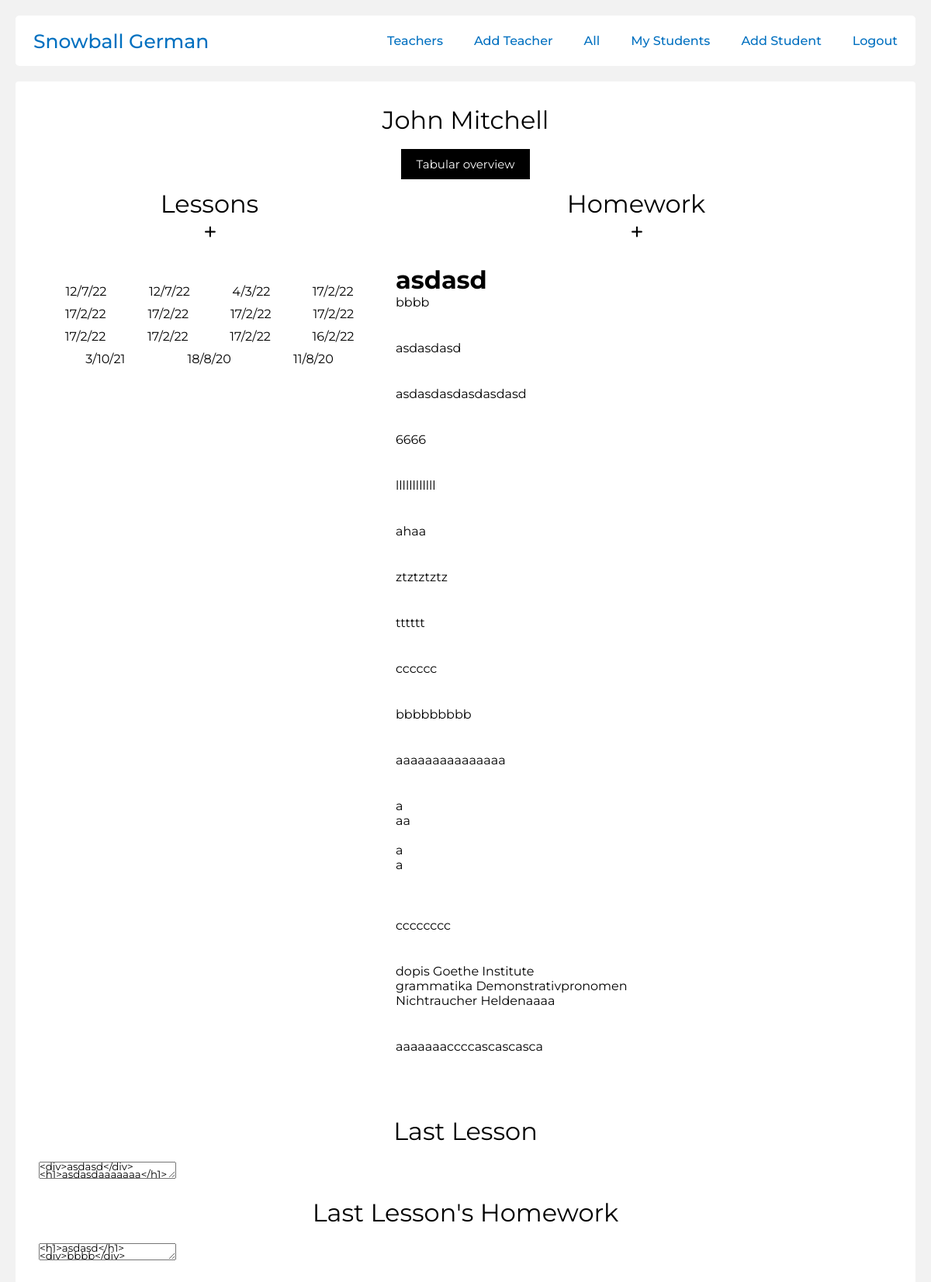
The page /030/studentDetail.php?id=20 (signed in) on the database its author committed.
### tables this page shows
CREATE TABLE `user` (
  `id` int(11) NOT NULL,
  `name` varchar(50) NOT NULL,
  `surname` varchar(50) NOT NULL,
  `email` varchar(50) NOT NULL,
  `password` varchar(200) NOT NULL,
  `admin` tinyint(1) NOT NULL,
  `teacher` tinyint(4) NOT NULL,
  `teacher_id` int(11) NOT NULL,
  `gdpr` tinyint(4) NOT NULL
);

CREATE TABLE `lesson` (
  `id` int(11) NOT NULL,
  `date` datetime NOT NULL,
  `user_id` int(11) NOT NULL,
  `teacher_id` int(11) NOT NULL,
  `note` longtext,
  `hw` text,
  `plan` text,
  `heading` text
);

### 030/model/trida.php (called while the page is built, shortened)
<?php
class trida
{
    protected $conn;
    public function __construct()
    {
        $this->conn = new PDO('mysql:host=' . trida::HOST . ';dbname=' . trida::DBNAME,
        trida::USER,
        trida::PASS);
        $this->conn->query('SET NAMES utf8');
    }
    public function exec($sql, $PARAMS = [])
    {
        $stmt = $this->conn->prepare($sql);
        $result = $stmt->execute($PARAMS);
        return $stmt;
    }
    public function selectAll($sql, $PARAMS = [])
    {
        return $this->exec($sql, $PARAMS)->fetchAll();
    }
    public function selectOne($sql, $PARAMS = [])
    {
        return $this->exec($sql, $PARAMS)->fetch();
    }
}

### 030/model/abstraktni.php (called while the page is built, shortened)
<?php
class abstraktni
{
    public function __construct(trida $db)
    {
        $this->db = $db;
    }
}

### 030/model/user_repository.php (called while the page is built, shortened)
<?php
class user_repository extends abstraktni{
    public function getUserById($id)
    {
        $sql ='SELECT * from user where id = :id';
        $params = [
            ':id' => $id,
        ];
        return $this->db->selectOne($sql, $params);
    }
}

### 030/model/lesson_repository.php (called while the page is built, shortened)
<?php
class lesson_repository extends abstraktni{
    public function getLessonsByUserId($id)
    {
        $sql ='SELECT *, DATE_FORMAT(date,"%e/%c/%y") as date_form from lesson where user_id = :id ORDER BY `date` DESC';
        $params = [
            ':id' => $id,
        ];
        return $this->db->selectAll($sql, $params);
    }
    public function getLastLesson($id)
    {
        $sql ='SELECT * from lesson where user_id = :id ORDER BY `date` DESC limit 1';
        $params = [
            ':id' => $id,
        ];
        return $this->db->selectAll($sql, $params);
    }
}

### 030/studentDetail.php (the view, shortened to what this page needs)
<?php
$db = new trida();
$us = new user_repository($db);
$ls = new lesson_repository($db);
$LastLesson = $ls->getLastLesson($_GET['id']);
if(isset($_GET['id']))
{
    $user = $us->getUserByID($_GET['id']);
    $allLessons = $ls->getLessonsByUserId($_GET['id']);
    if($_SESSION['user']['teacher']==0)
    {
        if(isset($_GET['more']))
        {
            $lesson = $ls->getLessonsByUserId($_GET['id']);
        }
        else
        {
            $lesson = $ls->getTopTenLessonsByUserId($_GET['id']);
        }
    }
    else
    {
        $lesson = $ls->getLessonsByUserId($_GET['id']);
    }
}
else
{
    $user = $us->getUserByID($_SESSION['user']['id']);
}
?>
<?php if(isset($_SESSION['user'])):?>
<!DOCTYPE html>
<html lang="en">
<head>
    <?php include 'head.php'?>
</head>
<body>
<?php include 'header.php'?>
<main>
<h1 class="center weight400"><?= $user['name']?> <?= $user['surname']?></a> </h1>
<?php if($_SESSION['user']['teacher']==1 | $_SESSION['user']['admin']==1 ):?>
    <h2 class="center weight400"><a href="tabularOverview.php?id=<?=$user['id']?>" class="button">Tabular overview</a></h2>
<?php endif ?>
<div class="TwoButtons">
    <div class="OneButton margin50">
        <h1 class="weight400">Lessons</h1>
            <?php if($_SESSION['user']['teacher']==1 | $_SESSION['user']['admin']==1 ):?>
                <h2><a href="addLesson.php?id=<?=$user['id']?>" class="link"><i class="fas fa-plus"></i></a></h2>
            <?php endif ?>
        <div class="lessons-content">
            <?php foreach($lesson as $l):?>
                <div class="lesson">
                <a href="lessonDetail.php?id=<?=$l['id']?>" class="link-black"><?=$l['date_form']?></a>
                </div>
            <?php endforeach; ?>
        </div>
    </div>
    <div class="OneButton">
        <h1 class="weight400">Homework</h1>
        <?php if($_SESSION['user']['teacher']==1 | $_SESSION['user']['admin']==1 ):?>
            <h2><a href="#" class="link"><i class="fas fa-plus"></i></a></h2>
        <?php endif ?>
        <div class="homework-content">
            <?php foreach($allLessons as $l):?>
                <div class="hw"><a href="lessonDetail.php?id=<?=$l['id']?>" class="link-black"><?=$l['hw']?></a></div>
            <?php endforeach; ?>
        </div>
    </div>
</div>
<div>
<h1 class="center weight400"> Last Lesson </h1>
<?php foreach($LastLesson as $les):?>
<textarea><?=$les['note']?></textarea>
<h1 class="center weight400 marginTop"> Last Lesson's Homework </h1>
<textarea><?=$les['hw']?></textarea>
<?php endforeach; ?>
</div>
</main>
</body>
</html>
<?php endif;?>

### 030/style.css (style rules this page uses)
* { margin: 0; padding: 0; box-sizing: border-box; font-family: 'Montserrat', sans-serif; }
html { --color: #f2f2f2ff; --blue:#0070c0ff; }
body { background: var(--color); }
main { position: relative; max-width: 1200px; margin: 20px auto; min-height: 90vh; background: #fff; box-sizing: border-box; border-radius: 4px; padding: 30px; }
.marginTop { margin-top:20px; }
.weight400 { font-weight: 400; }
.link { text-decoration: none; color: #000; }
.link-black { text-decoration: none; color: #000; }
.center { text-align: center; margin-bottom: 20px; }
.TwoButtons { display: grid; grid-template-columns: 40% 60%; margin-bottom: 50px; }
.OneButton { text-align: center; }
.margin50 { margin-bottom:50px; }
.lessons-content { margin-top: 50px; display: flex; flex-wrap: wrap; justify-content: space-evenly; max-height: 70vh; overflow: auto; overflow-x: hidden; }
.homework-content { margin-top: 20px; max-height: 70vh; overflow: auto; overflow-x: hidden; }
.lesson { padding: 5px 20px; }
.hw { padding: 10px 20px; margin-bottom: 20px; text-align: left; }
.fa-plus { color: black; padding-left: 2px; }
.button { border: none; text-decoration: none; background: black; color: white; padding: 10px 20px; margin-top: 10px; font-size: 15px; text-align: center; transition: 0.3s; }
textarea { line-height: 10px; }
.fas { font-size: 17px; }
@media (max-width: 1200px) { main { margin: 20px; } }

### rows shown on the page
user: name "John", surname "Mitchell"
lesson: date_form "12/7/22", hw "asdasd bbbb", note "<div>asdasd</div> <h1>asdasdaaaaaaa</h1>", hw "<h1>asdasd</h1> <div>bbbb</div>"
lesson: date_form "12/7/22", hw "asdasdasd"
lesson: date_form "4/3/22", hw "asdasdasdasdasdasd"
lesson: date_form "17/2/22", hw "6666"
lesson: date_form "17/2/22", hw "llllllllllll"
lesson: date_form "17/2/22", hw "ahaa"
lesson: date_form "17/2/22", hw "ztztztztz"
lesson: date_form "17/2/22", hw "tttttt"
lesson: date_form "17/2/22", hw "cccccc"
lesson: date_form "17/2/22", hw "bbbbbbbbb"
lesson: date_form "17/2/22", hw "aaaaaaaaaaaaaaa"
lesson: date_form "16/2/22", hw "a aa a a"
lesson: date_form "3/10/21", hw "cccccccc"
lesson: date_form "18/8/20", hw "dopis Goethe Institute grammatika Demonstrativpronomen Nichtraucher Heldenaaaa"
lesson: date_form "11/8/20", hw "aaaaaaaccccascascasca"
